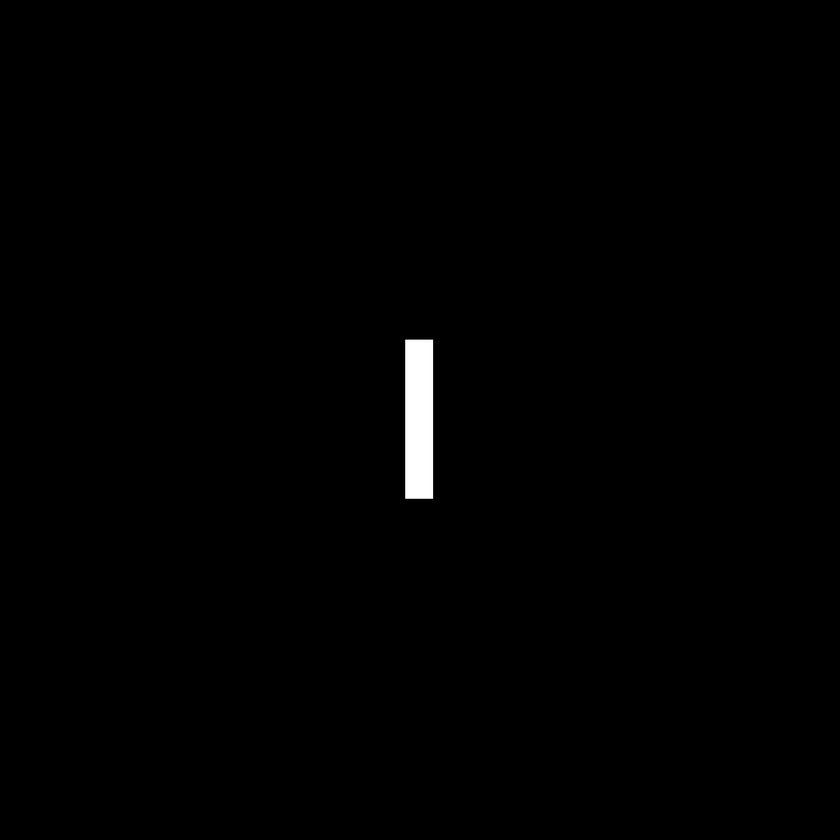
%> input picture LAB - 9/Rectangle.tif, 840 x 840 px, shrunk from 1024 x 1024 before the run
$ octave a_3_b.m   (GNU Octave 9; MATLAB toolbox functions it lacks are replaced by stand-ins)
%> lines starting %> are read from the running program, lines starting %| are printed output that depends on the picture
img = imread('Rectangle.tif');
%> img is the input picture: size 840x840 uint8; min 0, max 255, mean 1.6
subplot(2, 3, 1);
imshow(img);
title('Origianl Image');

translatedImg = imrotate(img, 135);
subplot(2, 3, 2);
imshow(translatedImg);
title('Rotated Image');

[m, n] = size(img);
%> m = 840; n = 840
fft2Img = fft2(img, m, n);
fftShiftImg = fftshift(fft2Img);
absolute = abs(fftShiftImg);
logTransform = log(1 + absolute);
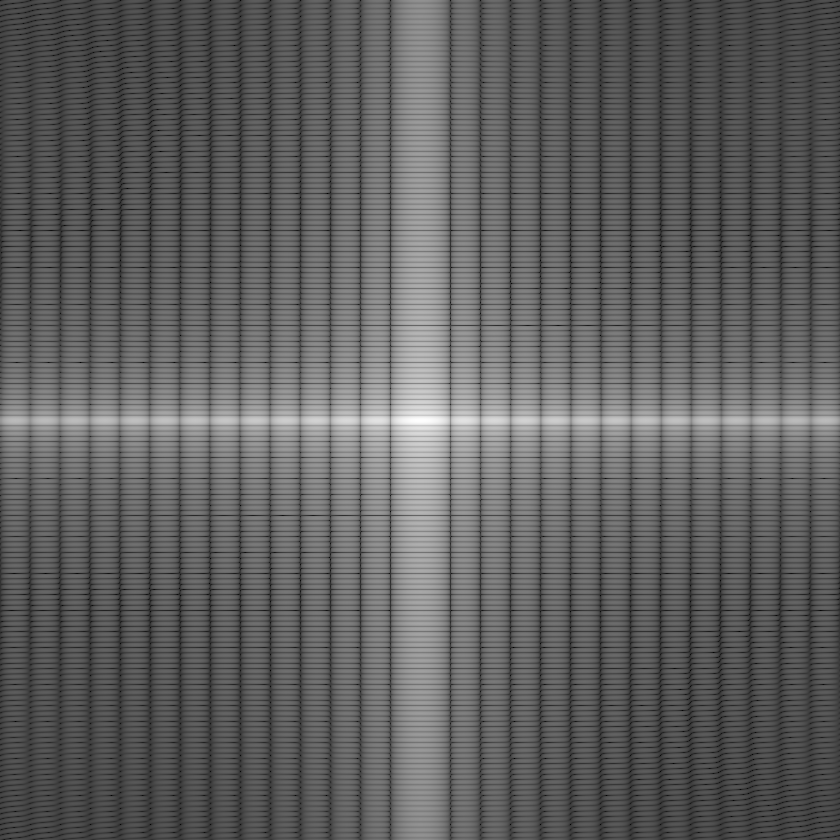
%> logTransform: size 840x840 double; min 1.47e-14, max 13.94, mean 5.25; drawn with min black and max white

subplot(2, 3, 3);
imshow(logTransform, []);
title('Magnitude of the Original Image');

[r, c] = size(translatedImg);
%> r = 1188; c = 1188
fft2Img1 = fft2(translatedImg, r, c);
fftShiftImg1 = fftshift(fft2Img1);
absolute1 = abs(fftShiftImg1);
logTransform1 = log(1 + absolute1);
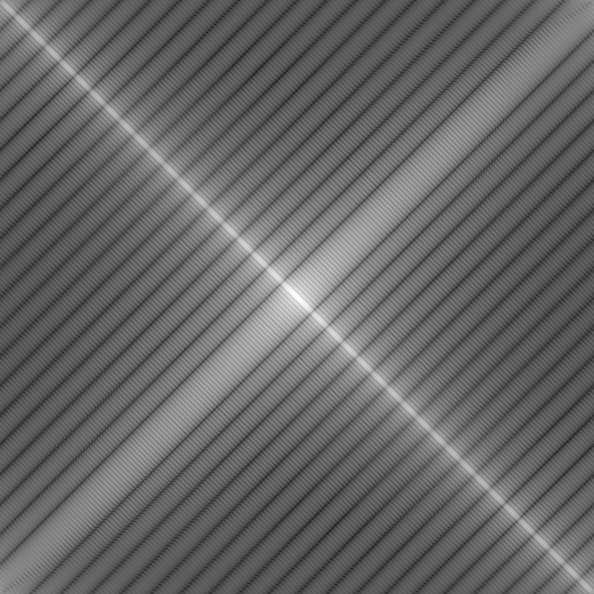
%> logTransform1: size 1188x1188 double (shown at 1/2 size); min 0.134, max 13.95, mean 5.7; drawn with min black and max white

subplot(2, 3, 4);
imshow(logTransform1, []);
title('Magnitude of the rotated Image');

phase1 = angle(fftShiftImg);
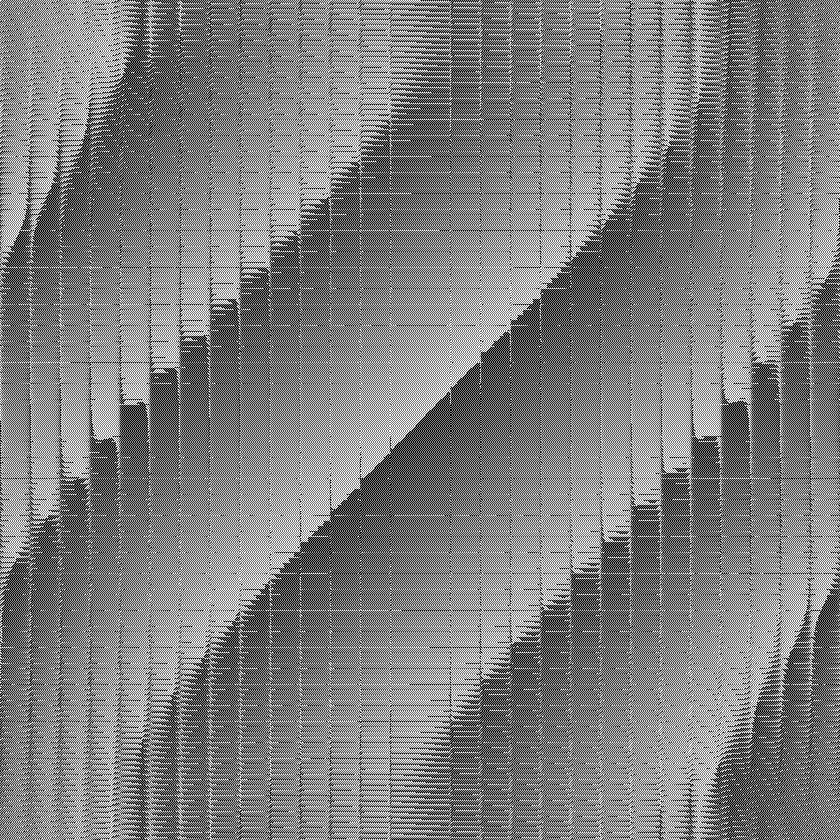
%> phase1: size 840x840 double; min -3.14, max 3.14, mean 6.11e-06; drawn with min black and max white
subplot(2, 3, 5);
imshow(phase1, []);
title('Phase Angle of original Image');

phase2 = angle(fft2Img1);
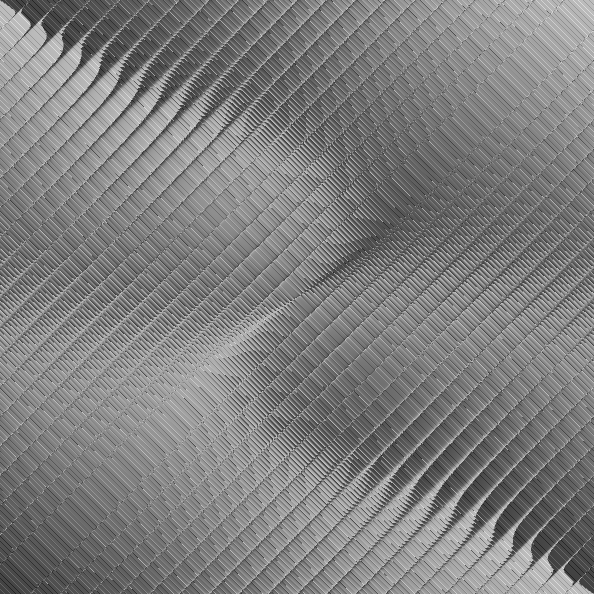
%> phase2: size 1188x1188 double (shown at 1/2 size); min -3.14, max 3.14, mean 2.23e-06; drawn with min black and max white
subplot(2, 3, 6);
imshow(phase2, []);
title('Phase Angle of translated image');

$ run again, with LAB - 9/woman.tif copied over LAB - 9/Rectangle.tif
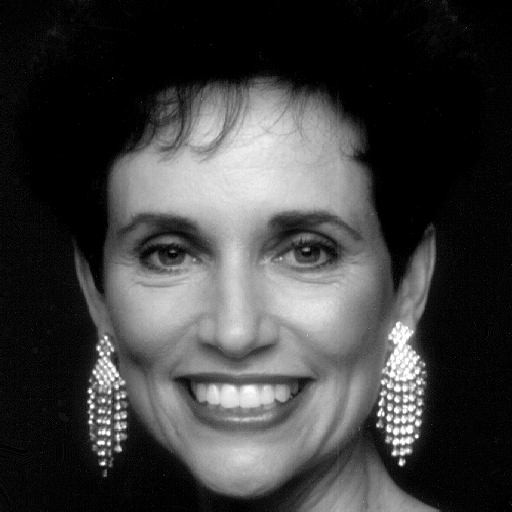
%> input picture LAB - 9/woman.tif, 512 x 512 px
%> img is the input picture: size 512x512 uint8; min 0, max 255, mean 62.2
%> `phase1 = angle(fftShiftImg);`:
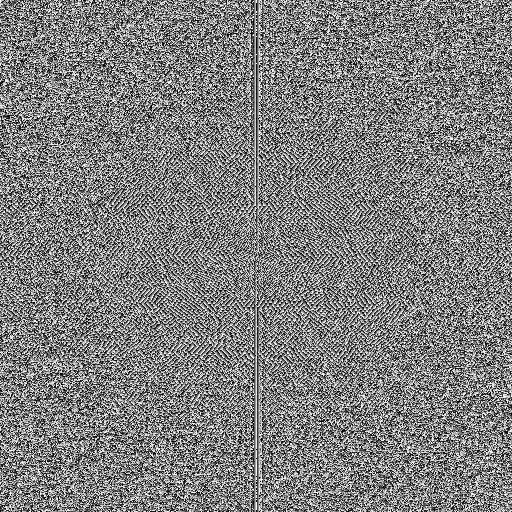
%> phase1: size 512x512 double; min -3.14, max 3.14, mean 2.4e-05; drawn with min black and max white
%> `phase2 = angle(fft2Img1);`:
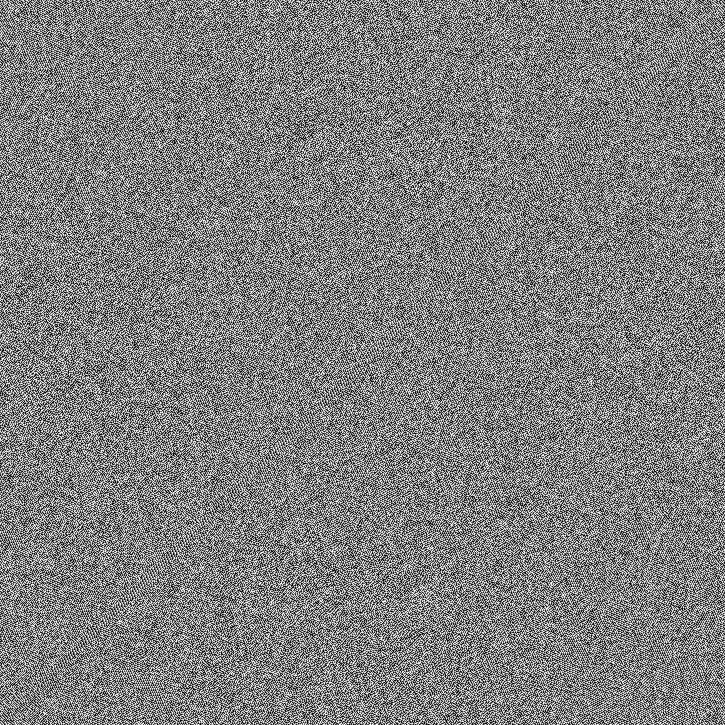
%> phase2: size 725x725 double; min -3.14, max 3.14, mean 1.5e-18; drawn with min black and max white
